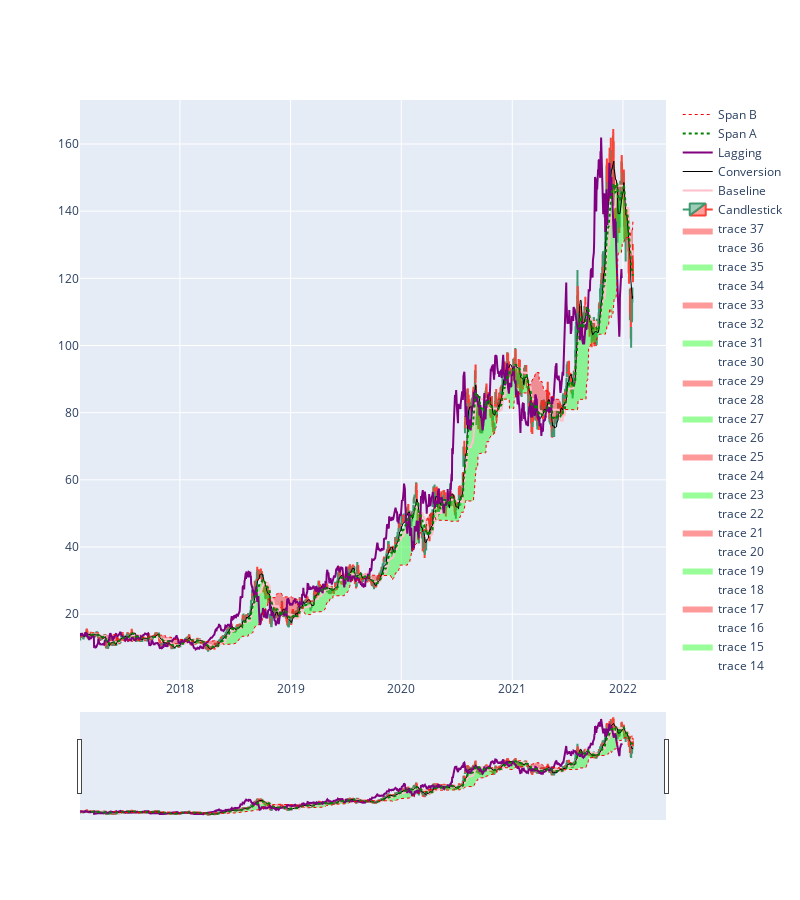

Write notebook code for a chart like this one.
### Code cell
test_df = get_stock_df_from_csv('AMD')
#plot_with_boll_bands(test_df, 'AAOI')
get_Ichimoku(test_df)
